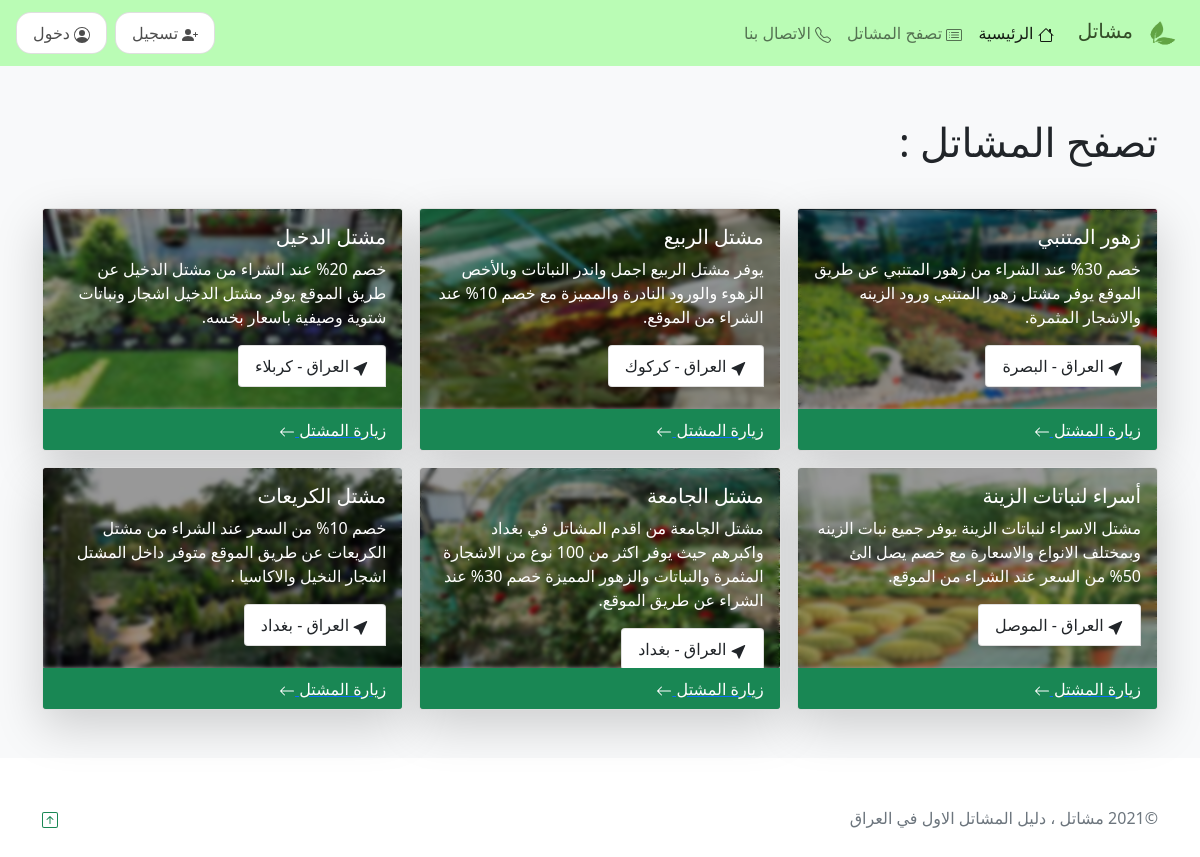
Screenshot of /browser with the database file from the repository.
### tables this page shows
CREATE TABLE "nursery" (
	"id"	INTEGER NOT NULL UNIQUE,
	"name"	TEXT NOT NULL UNIQUE,
	"des"	TEXT,
	"img_path1"	TEXT,
	"img_path2"	TEXT,
	"img_path3"	TEXT,
	"phone"	TEXT NOT NULL,
	"path"	TEXT,
	PRIMARY KEY("id")
);

### app.py (the view)
@app.route("/browser")
def browser():
   profiles = db.execute('select * from nursery')
   return render_template('browser.html',profiles=profiles)

### templates/browser.html
{% include 'header.html'%}
<div class="album py-5 bg-light">
    <div class="container">
<div class="col text-start lead my-1">
    <h1 class="display-6">
        تصفح المشاتل :
    </h1>
    <br/>
</div>
      <div class="row row-cols-1 row-cols-sm-2 row-cols-md-3 g-3">
        {% for profile in profiles %}
        <div class="col">
          <a href="/profile?id_p={{ profile.id }} ">
              <div class="card zooming  text-white shadow-lg">
                  <img src="{{url_for('static',filename=profile.img_path1)}}" class="card-img" alt="..." style="max-height: 200px !important;">
                  <div class="card-img-overlay">
                      <h5 class="card-title">{{profile.name}}</h5>
                      <p class="card-text">{{profile.des}}</p>
                      <ul class="list-group list-group-horizontal text-dark">
                          <li class="list-group-item">
                              <svg xmlns="http://www.w3.org/2000/svg" width="16" height="16" fill="currentColor" class="bi bi-cursor-fill" viewBox="0 0 16 16">
                                <path d="M14.082 2.182a.5.5 0 0 1 .103.557L8.528 15.467a.5.5 0 0 1-.917-.007L5.57 10.694.803 8.652a.5.5 0 0 1-.006-.916l12.728-5.657a.5.5 0 0 1 .556.103z"/>
                              </svg>
                                {{profile.path}}
                          </li>
                      </ul>
                  </div>
                  <div class="card-footer bg-green border-success bg-success"  >
                      زيارة المشتل
                      <svg xmlns="http://www.w3.org/2000/svg" width="16" height="16" fill="currentColor" class="bi bi-arrow-left" viewBox="0 0 16 16">
                          <path fill-rule="evenodd" d="M15 8a.5.5 0 0 0-.5-.5H2.707l3.147-3.146a.5.5 0 1 0-.708-.708l-4 4a.5.5 0 0 0 0 .708l4 4a.5.5 0 0 0 .708-.708L2.707 8.5H14.5A.5.5 0 0 0 15 8z"/>
                      </svg>
                  </div>
              </div>
          </a>
          </div>
          {% endfor %}
      </div>
    </div>
  </div>
  {% include 'footer.html' %}

### templates/header.html (shortened to what this page needs)
<!DOCTYPE html>
<html dir="rtl">
    <head>
        <link rel= "stylesheet" type= "text/css" href= "{{ url_for('static',filename='css/bootstrap.rtl.css') }}">
        <link rel= "stylesheet" type= "text/css" href= "{{ url_for('static',filename='css/header.css') }}">
     </head>
    <body>
      <nav class="navbar navbar-expand-lg navbar-light sticky-top bg-green justify-content-between"  >
        <div class="container-fluid">
          <a class="navbar-brand brand-font" href="/" style="color:#344e29;">
            <img src="{{url_for('static',filename='imgs/logo.png')}}" alt="" width="50" height="40">
مشاتل
          </a>
          <div class="collapse navbar-collapse justify-content-between" id="navbarNav">
            <ul class="navbar-nav">
              <li class="nav-item">
                <a class="nav-link active" aria-current="page" href="/">
                  الرئيسية
                </a>
              </li>
              <li class="nav-item">
                <a class="nav-link" href="/browser">
                  تصفح المشاتل
                </a>
              </li>
              <li class="nav-item">
                <a class="nav-link" href="#">
                  الاتصال بنا
                </a>
              </li>
            </ul>
            <ul class="list-group list-group-horizontal text-dark">
              {% if 'user_id' not in session %}
              <a href="/signup"  style="text-decoration: none;color: rgba(0, 0, 0, 0.7);">
                <li class="list-group-item m-1" style="border-radius: 15px;">
               تسجيل
              </li>
            </a>
              <a href="/login" style="text-decoration: none;color: rgba(0, 0, 0, 0.7);">
                <li class="list-group-item m-1" style="border-radius: 15px;">
دخول
</li>
</a>
{%endif%}
          </ul>
          </div>
        </div>
      </nav>
    </body>
</html>

### templates/footer.html (shortened to what this page needs)
<footer class="text-muted py-5">
  <div class="container">
    <p class="float-end mb-1">
      <a href="#">
    </a>
    </p>
    <p class="mb-1">
        ©2021 مشاتل ،  دليل المشاتل الاول في العراق</p>
  </div>
</footer>

### static/css/header.css (style rules this page uses)
:root { --var-default-color : #429a46; }
.brand-font { font-family:'El Messiri', sans-serif !important; }
.bg-green { background-color: #bafcb5; }
.card-img-overlay { background: rgba(0,0,0,0.4); backdrop-filter: blur(2px); transition: all 0.3s; }
.card-footer:last-child { z-index: 2 !important; }
.zooming { transition:all 0.4s ease-in-out; }

### rows the page displays
nursery: img_path1 (picture), name "زهور المتنبي", des "خصم 30% عند الشراء من زهور المتنبي عن طريق الموقع يوفر مشتل زهور المتنبي ورود الزينه والاشجار المثمرة.", path "العراق - البصرة"
nursery: img_path1 (picture), name "مشتل الربيع", des "يوفر مشتل الربيع اجمل واندر النباتات وبالأخص الزهوء والورود النادرة والمميزة مع خصم 10% عند الشراء من الموقع.", path "العراق - كركوك"
nursery: img_path1 (picture), name "مشتل الدخيل", des "خصم 20% عند الشراء من مشتل الدخيل عن طريق الموقع يوفر مشتل الدخيل اشجار ونباتات شتوية وصيفية باسعار بخسه.", path "العراق - كربلاء"
nursery: img_path1 (picture), name "أسراء لنباتات الزينة", des "مشتل الاسراء لنباتات الزينة يوفر جميع نبات الزينه وبمختلف الانواع والاسعارة مع خصم يصل الئ 50% من السعر عند الشراء من الموقع.", path "العراق - الموصل"
nursery: img_path1 (picture), name "مشتل الجامعة", des "مشتل الجامعة من اقدم المشاتل في بغداد واكبرهم حيث يوفر اكثر من 100 نوع من الاشجارة المثمرة والنباتات والزهور المميزة خصم 30% عند الشراء عن طريق الموقع.", path "العراق - بغداد"
nursery: img_path1 (picture), name "مشتل الكريعات", des "خصم 10% من السعر عند الشراء من مشتل الكريعات عن طريق الموقع متوفر داخل المشتل اشجار النخيل والاكاسيا .", path "العراق - بغداد"
